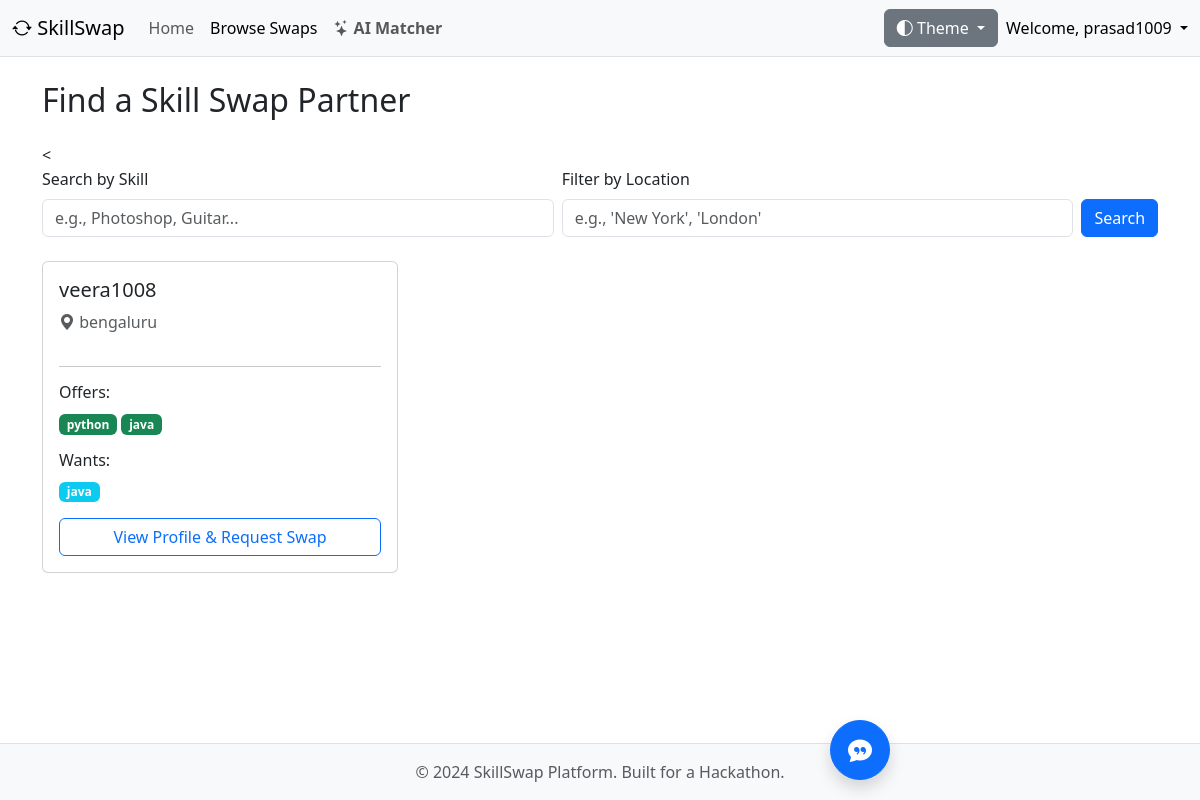
Page /browse/ (signed in) on the committed database.
### core/models.py (models this page shows, shortened)
class Profile(models.Model):
    user = models.OneToOneField(User, on_delete=models.CASCADE)
    location = models.CharField(max_length=255, blank=True, null=True)
    profile_photo = models.ImageField(upload_to='profile_photos/', blank=True, null=True)
    availability = models.CharField(max_length=255, blank=True, null=True, help_text="e.g., 'Weekends', 'Evenings after 7 PM'")
    is_public = models.BooleanField(default=True)
    skills_offered = models.ManyToManyField(
        Skill,
        through=UserSkill,  # Use our new model to manage the relationship
        related_name='offered_by',
        blank=True
    )
    skills_wanted = models.ManyToManyField(Skill, related_name='wanted_by', blank=True)

class Skill(models.Model):
    name = models.CharField(max_length=100, unique=True)

### core/views.py (the view)
# urls.py: path('browse/', views.browse_users, name='browse_users'),
@login_required
def browse_users(request):
    skill_query = request.GET.get('q', '')
    location_query = request.GET.get('location', '') # Get location from URL
    profiles = Profile.objects.filter(is_public=True).exclude(user=request.user)
    if skill_query:
        profiles = profiles.filter(skills_offered__name__icontains=skill_query).distinct()
    if location_query:
        profiles = profiles.filter(location__icontains=location_query) # Add location filter
    context = {
        'profiles': profiles,
        'search_query': skill_query,
        'location_query': location_query # Pass location back to template
    }
    return render(request, 'browse_users.html', context)

### core/templates/browse_users.html (shortened to what this page needs)
{% extends "base.html" %}
{% block content %}
<h2 class="mb-4">Find a Skill Swap Partner</h2>
<<form method="get" class="mb-4">
    <div class="row g-2 align-items-end">
        <div class="col-md">
            <label for="skillSearch" class="form-label">Search by Skill</label>
            <input type="text" id="skillSearch" name="q" class="form-control" placeholder="e.g., Photoshop, Guitar..." value="{{ search_query }}">
        </div>
        <div class="col-md">
            <label for="locationSearch" class="form-label">Filter by Location</label>
            <input type="text" id="locationSearch" name="location" class="form-control" placeholder="e.g., 'New York', 'London'" value="{{ location_query }}">
        </div>
        <div class="col-md-auto">
            <button class="btn btn-primary w-100" type="submit">Search</button>
        </div>
    </div>
</form>
<div class="row">
    {% for profile in profiles %}
    <div class="col-md-6 col-lg-4 mb-4">
        <div class="card h-100">
            <div class="card-body d-flex flex-column">
                <h5 class="card-title">{{ profile.user.username }}</h5>
                <p class="card-text text-muted"><i class="bi bi-geo-alt-fill"></i> {{ profile.location|default:"Not specified" }}</p>
                <hr>
                <h6>Offers:</h6>
                <p>
                    {% for skill in profile.skills_offered.all %}
                        <span class="badge bg-success">{{ skill.name }}</span>
                    {% empty %}
                        <span class="badge bg-secondary">No skills offered</span>
                    {% endfor %}
                </p>
                <h6>Wants:</h6>
                <p>
                    {% for skill in profile.skills_wanted.all %}
                        <span class="badge bg-info">{{ skill.name }}</span>
                    {% empty %}
                        <span class="badge bg-secondary">No skills wanted</span>
                    {% endfor %}
                </p>
                <div class="mt-auto">
                    <a href="{% url 'user_public_profile' profile.user.id %}" class="btn btn-outline-primary w-100">View Profile & Request Swap</a>
                </div>
            </div>
        </div>
    </div>
    {% empty %}
    <div class="col">
        <p>No users found matching your criteria. Try a different search!</p>
    </div>
    {% endfor %}
</div>
{% endblock %}

### core/templates/base.html (shortened to what this page needs)
<!doctype html>
<html lang="en" data-bs-theme="auto">
  <head>
    <link href="https://cdn.jsdelivr.net/npm/bootstrap@5.3.2/dist/css/bootstrap.min.css" rel="stylesheet"
>
    <link rel="stylesheet" href="https://cdn.jsdelivr.net/npm/bootstrap-icons@1.11.1/font/bootstrap-icons.css">
  </head>
  <body>
    <nav class="navbar navbar-expand-lg bg-body-tertiary border-bottom">
      <div class="container-fluid">
        <a class="navbar-brand" href="{% url 'home' %}">
          <i class="bi bi-arrow-repeat"></i> SkillSwap
        </a>
        <div class="collapse navbar-collapse" id="navbarSupportedContent">
          <ul class="navbar-nav me-auto mb-2 mb-lg-0">
            <li class="nav-item">
              <a class="nav-link {% if request.resolver_match.url_name == 'home' %}active{% endif %}" href="{% url 'home' %}">Home</a>
            </li>
            <li class="nav-item">
              <a class="nav-link {% if request.resolver_match.url_name == 'browse_users' %}active{% endif %}" href="{% url 'browse_users' %}">Browse Swaps</a>
            </li>
            <li class="nav-item">
                <a class="nav-link fw-bold {% if request.resolver_match.url_name == 'ai_matchmaker' %}active{% endif %}" href="{% url 'ai_matchmaker' %}">
                    <i class="bi bi-stars"></i> AI Matcher
                </a>
            </li>
          </ul>
          <div class="d-flex align-items-center">
            <div class="dropdown me-2">
              <button class="btn btn-secondary dropdown-toggle" type="button" id="themeDropdown" data-bs-toggle="dropdown" aria-expanded="false">
                <i class="bi bi-circle-half"></i> Theme
              </button>
            </div>
            {% if user.is_authenticated %}
              <div class="dropdown">
                <a href="#" class="d-block link-body-emphasis text-decoration-none dropdown-toggle" data-bs-toggle="dropdown" aria-expanded="false">
                  Welcome, {{ user.username }}
                </a>
              </div>
            {% else %}
              <a href="{% url 'login' %}" class="btn btn-primary">Login</a>
              <a href="{% url 'signup' %}" class="btn btn-outline-secondary ms-2">Sign Up</a>
            {% endif %}
          </div>
        </div>
      </div>
    </nav>
    <main class="container mt-4 main-content">
      {% block content %}{% endblock %}
    </main>
    <footer class="footer mt-auto py-3 bg-body-tertiary border-top">
      <div class="container text-center">
        <span class="text-body-secondary">© 2024 SkillSwap Platform. Built for a Hackathon.</span>
      </div>
    </footer>
    {% if user.is_authenticated %}
    <div id="chatbot-container">
        <button id="chatbot-toggle-btn" class="btn btn-primary btn-lg rounded-circle shadow"><i class="bi bi-chat-quote-fill"></i></button>
    </div>
    {% endif %}
  </body>
</html>

### core/templates/base.html (style rules this page uses)
body { min-height: 100vh; display: flex; flex-direction: column; }
.main-content { flex: 1; }
#chatbot-container { position: fixed; bottom: 20px; right: 20px; z-index: 1050; }
#chatbot-toggle-btn { width: 60px; height: 60px; font-size: 1.5rem; }

### rows in the picture
Profile: user.username "veera1008", location "bengaluru"
Skill: name "python"
Skill: name "java"

### other values in the picture
{{ user.username }} "prasad1009"
